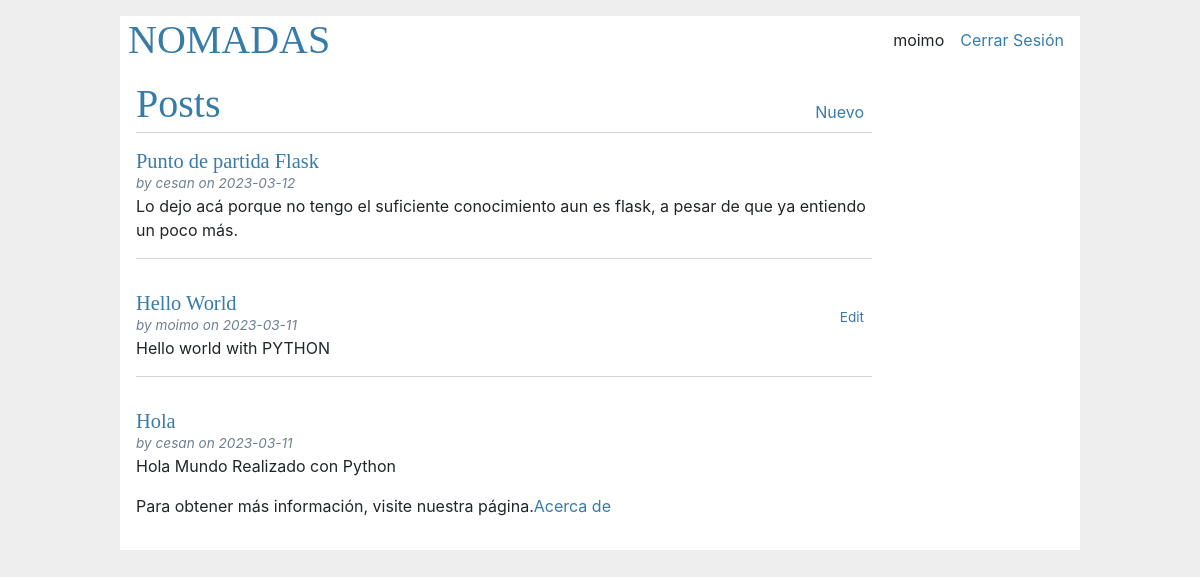
The app's page / (signed in) with its own data.
### tables this page shows
CREATE TABLE user (
  id INTEGER PRIMARY KEY AUTOINCREMENT,
  username TEXT UNIQUE NOT NULL,
  password TEXT NOT NULL
);

CREATE TABLE post (
  id INTEGER PRIMARY KEY AUTOINCREMENT,
  author_id INTEGER NOT NULL,
  created TIMESTAMP NOT NULL DEFAULT CURRENT_TIMESTAMP,
  title TEXT NOT NULL,
  body TEXT NOT NULL,
  FOREIGN KEY (author_id) REFERENCES user (id)
);

### flaskr/blog.py (the view)
@bp.route("/")
def index():
    db = get_db()
    posts = db.execute(
        "SELECT p.id, title, body, created, author_id, username"
        " FROM post p JOIN user u ON p.author_id = u.id"
        " ORDER BY created DESC"
    ).fetchall()
    return render_template("blog/index.html", posts=posts)

### flaskr/auth.py (called while the page is built)
@bp.before_app_request
def load_logged_in_user():
    user_id = session.get("user_id")
    if user_id is None:
        g.user = None
    else:
        g.user = (
            get_db().execute("SELECT * FROM user WHERE id = ?", (user_id,)).fetchone()
        )

### flaskr/db.py (called while the page is built)
def get_db():
    if 'db' not in g:
        g.db = sqlite3.connect(
            current_app.config['DATABASE'],
            detect_types=sqlite3.PARSE_DECLTYPES
        )
        g.db.row_factory = sqlite3.Row
    return g.db

### flaskr/templates/blog/index.html
{% extends 'base.html' %}
{% block header %}
  <h1>{% block title %}Posts{% endblock %}</h1>
  {% if g.user %}
    <a class="action" href="{{ url_for('blog.create') }}">Nuevo</a>
  {% endif %}
{% endblock %}
{% block content %}
  {% for post in posts %}
    <article class="post">
      <header>
        <div>
          <h1>{{ post['title'] }}</h1>
          <div class="about">by {{ post['username'] }} on {{ post['created'].strftime('%Y-%m-%d') }}</div>
        </div>
        {% if g.user['id'] == post['author_id'] %}
          <a class="action" href="{{ url_for('blog.update', id=post['id']) }}">Edit</a>
        {% endif %}
      </header>
      <p class="body">{{ post['body'] }}</p>
    </article>
    {% if not loop.last %}
      <hr>
    {% endif %}
  {% endfor %}
  {%block img%}
  <body>
    <div class="page_main">
      <p>Para obtener más información, visite nuestra página.<a href="">Acerca de</a> </p>
    </div>
  </body>
  {%endblock%}
{% endblock %}

### flaskr/templates/base.html (shortened to what this page needs)
<!doctype html>
<link rel="stylesheet" href="https://cdn.jsdelivr.net/npm/bootstrap@4.3.1/dist/css/bootstrap.min.css">
<link rel="stylesheet" href="{{ url_for('static', filename='style.css') }}">
<nav>
  <h1>NOMADAS</h1>
  <ul>
    {% if g.user %}
      <li><span>{{ g.user['username'] }}</span>
      <li><a href="{{ url_for('auth.logout') }}">Cerrar Sesión</a>
    {% else %}
      <li><a href="{{ url_for('auth.register') }}">Registro</a>
      <li><a href="{{ url_for('auth.login') }}">Acceso</a>
    {% endif %}
  </ul>
</nav>
<section class="content">
  <header>
    {% block header %}{% endblock %}
  </header>
  {% block content %}
  {% endblock %}
</section>

### flaskr/static/style.css (style rules this page uses)
body { max-width: 960px; margin: 0 auto; background: white; }
h1 { font-family: serif; color: #377ba8; margin: 1rem 0; }
a { color: #377ba8; }
hr { border: none; border-top: 1px solid lightgray; }
nav { background: white; display: flex; align-items: center; padding: 0 0.5rem; }
nav h1 { flex: auto; margin: 0; }
nav ul { display: flex; list-style: none; margin: 0; padding: 0; }
nav ul li a, nav ul li span, header .action { display: block; padding: 0.5rem; }
.content { padding: 0 1rem 1rem; width: 80%; height: 90%; background: white; }
.content > header { border-bottom: 1px solid lightgray; display: flex; align-items: flex-end; }
.content > header h1 { flex: auto; margin: 1rem 0 0.25rem 0; }
.post > header { display: flex; align-items: flex-end; font-size: 0.85em; }
.post > header > div:first-of-type { flex: auto; }
.post > header h1 { font-size: 1.5em; margin-bottom: 0; }
.post .about { color: slategray; font-style: italic; }
.post .body { white-space: pre-line; }
.content:last-child { margin-bottom: 0; }

### records on screen
user: user.username "moimo"
post: title "Punto de partida Flask", username "cesan", created "2023-03-12", body "Lo dejo acá porque no tengo el suficiente conocimiento aun es flask, a pesar de que ya entiendo un poco más."
post: title "Hello World", username "moimo", created "2023-03-11", body "Hello world with PYTHON"
post: title "Hola", username "cesan", created "2023-03-11", body "Hola Mundo Realizado con Python"
